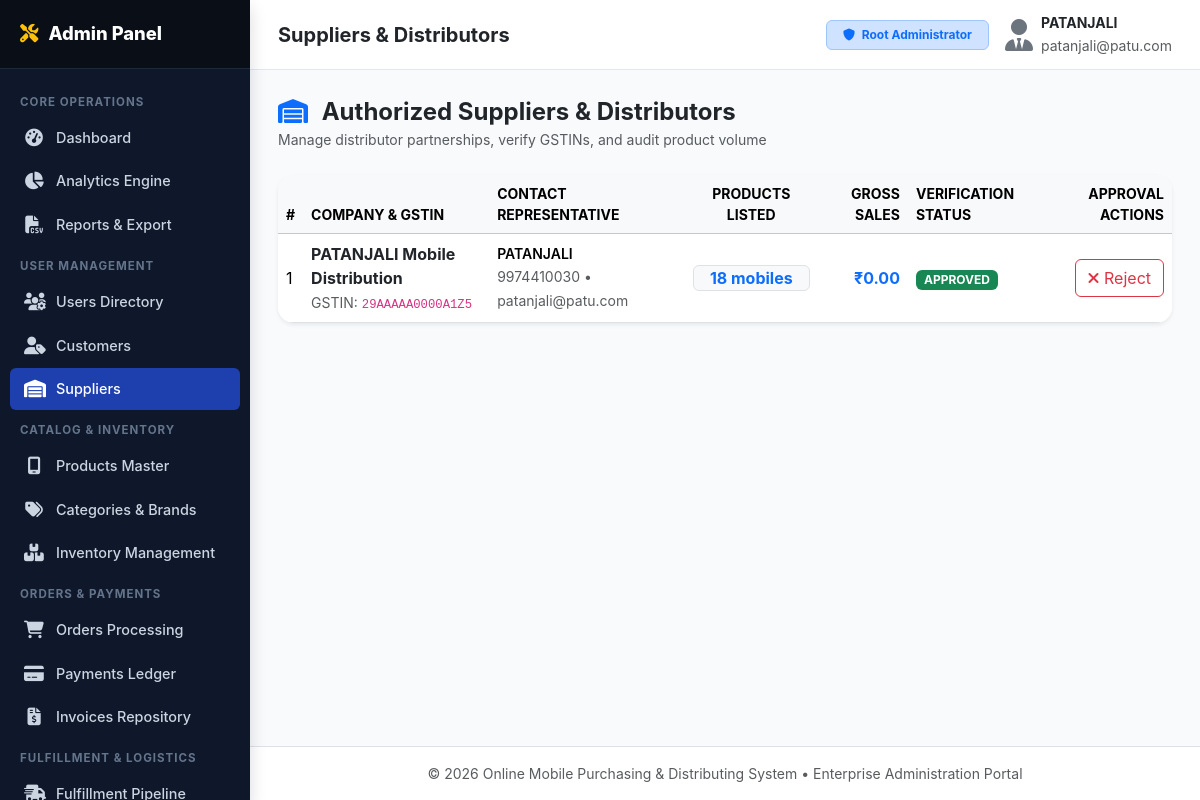
Screenshot of /admin/suppliers.php (signed in) with the database file from the repository.
### tables this page shows
CREATE TABLE `suppliers` (
  `supplier_id` INT AUTO_INCREMENT PRIMARY KEY,
  `user_id` INT NOT NULL UNIQUE,
  `company_name` VARCHAR(150) NOT NULL,
  `gst_number` VARCHAR(50) NOT NULL,
  `contact_person` VARCHAR(100) NOT NULL,
  `approval_status` ENUM('PENDING', 'APPROVED', 'REJECTED') DEFAULT 'APPROVED',
  `rating` DECIMAL(3,2) DEFAULT 4.80,
  `created_at` DATETIME DEFAULT CURRENT_TIMESTAMP,
  `updated_at` DATETIME DEFAULT CURRENT_TIMESTAMP ON UPDATE CURRENT_TIMESTAMP,
  CONSTRAINT `fk_suppliers_user` FOREIGN KEY (`user_id`) REFERENCES `users` (`user_id`) ON DELETE CASCADE
);

CREATE TABLE `users` (
  `user_id` INT AUTO_INCREMENT PRIMARY KEY,
  `name` VARCHAR(100) NOT NULL,
  `email` VARCHAR(150) NOT NULL UNIQUE,
  `phone` VARCHAR(20) NOT NULL,
  `password_hash` VARCHAR(255) NOT NULL,
  `role` ENUM('ADMIN', 'CUSTOMER', 'SUPPLIER') NOT NULL DEFAULT 'CUSTOMER',
  `status` ENUM('ACTIVE', 'INACTIVE', 'SUSPENDED') NOT NULL DEFAULT 'ACTIVE',
  `address` TEXT NULL,
  `city` VARCHAR(100) NULL,
  `state` VARCHAR(100) NULL,
  `pincode` VARCHAR(20) NULL,
  `created_at` DATETIME DEFAULT CURRENT_TIMESTAMP,
  `updated_at` DATETIME DEFAULT CURRENT_TIMESTAMP ON UPDATE CURRENT_TIMESTAMP,
  `last_login` DATETIME NULL,
  INDEX `idx_users_role` (`role`),
  INDEX `idx_users_status` (`status`)
);

### includes/functions.php (called while the page is built, shortened)
<?php
function format_inr($amount, $showDecimals = true) {
    $amount = (float)$amount;
    $negative = $amount < 0;
    $amount = abs($amount);
    $parts = explode('.', number_format($amount, 2, '.', ''));
    $intPart = $parts[0];
    $decPart = $parts[1];
    $len = strlen($intPart);
    if ($len > 3) {
        $lastThree = substr($intPart, -3);
        $remaining = substr($intPart, 0, -3);
        $groups = [];
        while (strlen($remaining) > 2) {
            $groups[] = substr($remaining, -2);
            $remaining = substr($remaining, 0, -2);
        }
        if ($remaining !== '') {
            $groups[] = $remaining;
        }
        $groups = array_reverse($groups);
        $formatted = implode(',', $groups) . ',' . $lastThree;
    } else {
        $formatted = $intPart;
    }
    $sym = (defined('APP_CURRENCY_SYMBOL') && is_string(APP_CURRENCY_SYMBOL)) ? APP_CURRENCY_SYMBOL : '₹';
    $result = $sym . ($negative ? '-' : '') . $formatted;
    if ($showDecimals) {
        $result .= '.' . $decPart;
    }
    return $result;
}

### admin/suppliers.php (the view, shortened to what this page needs)
<?php
require_once dirname(__DIR__) . '/includes/functions.php';
require_once __DIR__ . '/header.php';
$db = get_db_connection();
$stmt = $db->query("
    SELECT s.*, u.name AS owner_name, u.email, u.phone, u.city,
           (SELECT COUNT(*) FROM products WHERE supplier_id = s.supplier_id) AS products_count,
           (SELECT COALESCE(SUM(oi.subtotal), 0)
            FROM order_items oi
            JOIN orders o ON oi.order_id = o.order_id
            WHERE oi.supplier_id = s.supplier_id AND o.payment_status = 'PAID') AS gross_sales
    FROM suppliers s
    JOIN users u ON s.user_id = u.user_id
    ORDER BY s.supplier_id ASC
");
$suppliers = $stmt->fetchAll();
?>
<div class="d-flex align-items-center justify-content-between mb-4">
    <div>
        <h4 class="fw-bold mb-0 text-dark"><i class="fa-solid fa-warehouse text-primary me-2"></i> Authorized Suppliers &amp; Distributors</h4>
        <small class="text-muted">Manage distributor partnerships, verify GSTINs, and audit product volume</small>
    </div>
</div>
<div class="card border-0 shadow-sm rounded-4 overflow-hidden bg-white">
    <div class="card-body p-0">
        <div class="table-responsive">
            <table class="table table-hover align-middle mb-0">
                <thead class="table-light small text-uppercase">
                    <tr>
                        <th>#</th>
                        <th>Company &amp; GSTIN</th>
                        <th>Contact Representative</th>
                        <th class="text-center">Products Listed</th>
                        <th class="text-end">Gross Sales</th>
                        <th>Verification Status</th>
                        <th class="text-end">Approval Actions</th>
                    </tr>
                </thead>
                <tbody>
                    <?php foreach ($suppliers as $s): ?>
                        <tr>
                            <td><?= $s['supplier_id'] ?></td>
                            <td>
                                <div class="fw-bold text-dark"><?= htmlspecialchars($s['company_name']) ?></div>
                                <small class="text-muted">GSTIN: <code><?= htmlspecialchars($s['gst_number']) ?></code></small>
                            </td>
                            <td>
                                <div class="small fw-semibold"><?= htmlspecialchars($s['contact_person']) ?></div>
                                <small class="text-muted"><?= htmlspecialchars($s['phone']) ?> • <?= htmlspecialchars($s['email']) ?></small>
                            </td>
                            <td class="text-center">
                                <span class="badge bg-light text-primary border px-3 py-1 fs-6">
                                    <?= $s['products_count'] ?> mobiles
                                </span>
                            </td>
                            <td class="text-end fw-bold text-primary">
                                <?= format_inr($s['gross_sales']) ?>
                            </td>
                            <td>
                                <span class="badge bg-<?= match($s['approval_status']) { 'APPROVED' => 'success', 'PENDING' => 'warning text-dark', default => 'danger' } ?> px-2 py-1">
                                    <?= $s['approval_status'] ?>
                                </span>
                            </td>
                            <td class="text-end">
                                <div class="btn-group btn-group-sm">
                                    <?php if ($s['approval_status'] !== 'REJECTED'): ?>
                                        <form method="POST" class="d-inline" onsubmit="return confirm('Reject this supplier?');">
                                            <button type="submit" class="btn btn-outline-danger" title="Reject Supplier">
                                                <i class="fa-solid fa-xmark"></i> Reject
                                            </button>
                                        </form>
                                    <?php endif; ?>
                                </div>
                            </td>
                        </tr>
                    <?php endforeach; ?>
                </tbody>
            </table>
        </div>
    </div>
</div>
<?php require_once __DIR__ . '/footer.php'; ?>

### assets/css/admin.css (style rules this page uses)
:root { --admin-sidebar-width: 250px; --admin-primary: #1e40af; --admin-accent: #3b82f6; --admin-dark: #0f172a; --admin-bg: #f8fafc; --admin-card-bg: #ffffff; }
body.admin-body { background-color: var(--admin-bg); min-height: 100vh; display: flex; }

### assets/css/custom.css (style rules this page uses)
:root { --fk-blue: #2874f0; --fk-blue-dark: #1b5cbd; --fk-yellow: #ffe500; --fk-orange: #fb641b; --fk-green: #388e3c; --fk-dark: #212121; --fk-gray: #878787; --fk-light-gray: #f1f3f6; --fk-border: #e0e0e0; --fk-card-shadow: 0 2px 8px rgba(0, 0, 0, 0.06); --fk-hover-shadow: 0 8px 24px rgba(40, 116, 240, 0.12); }
body { font-family: -apple-system, BlinkMacSystemFont, "Segoe UI", Roboto, Helvetica, Arial, sans-serif; background-color: var(--fk-light-gray); color: var(--fk-dark); min-height: 100vh; display: flex; flex-direction: column; }

### rows the page displays
suppliers: supplier_id "1", company_name "PATANJALI Mobile Distribution", gst_number "29AAAAA0000A1Z5", contact_person "PATANJALI", user.phone "9974410030", user.email "patanjali@patu.com", products_count "18", gross_sales "₹0.00", approval_status "APPROVED"

### other values shown
$pageTitle "Suppliers & Distributors"
$user['name'] "PATANJALI"
$user['email'] "patanjali@patu.com"
